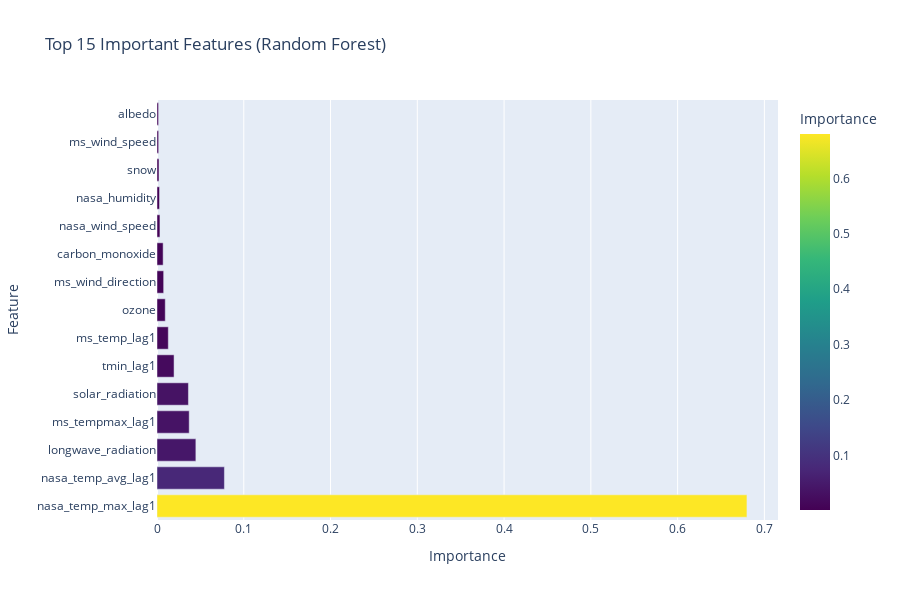

Notebook cell for this chart:
### Code cell
# 特征重要性 (默认feature_importance)
feature_importance = pd.DataFrame({
    'Feature': X.columns,
    'Importance': rf.feature_importances_
}).sort_values('Importance', ascending=False)

top_features = feature_importance.head(15)

fig = px.bar(
    top_features,
    x='Importance',
    y='Feature',
    orientation='h',
    title='Top 15 Important Features (Random Forest)',
    labels={'Importance': 'Importance', 'Feature': 'Feature'},
    color='Importance',
    color_continuous_scale='Viridis'
)
fig.update_layout(height=600, width=900)
fig.write_html('rf_reports/figures/feature_importance.html')
fig.show()
print("✓ Created feature importance visualization")

### Figure 1 — Plotly figure (JSON) as saved in the notebook; plotly's stock layout.template omitted (floating-point values rounded to 4 significant figures)
{"data": [{"hovertemplate": "Importance=%{marker.color}<br>Feature=%{y}<extra></extra>", "legendgroup": "", "marker": {"color": [0.6799, 0.07769, 0.04479, 0.03713, 0.03622, 0.01966, 0.01304, 0.009522, 0.007676, 0.007072, 0.00339, 0.00293, 0.002284, 0.001893, 0.001788], "coloraxis": "coloraxis", "pattern": {"shape": ""}}, "name": "", "orientation": "h", "showlegend": false, "textposition": "auto", "type": "bar", "x": [0.6799, 0.07769, 0.04479, 0.03713, 0.03622, 0.01966, 0.01304, 0.009522, 0.007676, 0.007072, 0.00339, 0.00293, 0.002284, 0.001893, 0.001788], "xaxis": "x", "y": ["nasa_temp_max_lag1", "nasa_temp_avg_lag1", "longwave_radiation", "ms_tempmax_lag1", "solar_radiation", "tmin_lag1", "ms_temp_lag1", "ozone", "ms_wind_direction", "carbon_monoxide", "nasa_wind_speed", "nasa_humidity", "snow", "ms_wind_speed", "albedo"], "yaxis": "y"}], "layout": {"barmode": "relative", "coloraxis": {"colorbar": {"title": {"text": "Importance"}}, "colorscale": [[0, "#440154"], [0.1111, "#482878"], [0.2222, "#3e4989"], [0.3333, "#31688e"], [0.4444, "#26828e"], [0.5556, "#1f9e89"], [0.6667, "#35b779"], [0.7778, "#6ece58"], [0.8889, "#b5de2b"], [1, "#fde725"]]}, "height": 600, "legend": {"tracegroupgap": 0}, "title": {"text": "Top 15 Important Features (Random Forest)"}, "width": 900, "xaxis": {"anchor": "y", "domain": [0, 1], "title": {"text": "Importance"}}, "yaxis": {"anchor": "x", "domain": [0, 1], "title": {"text": "Feature"}}}}
